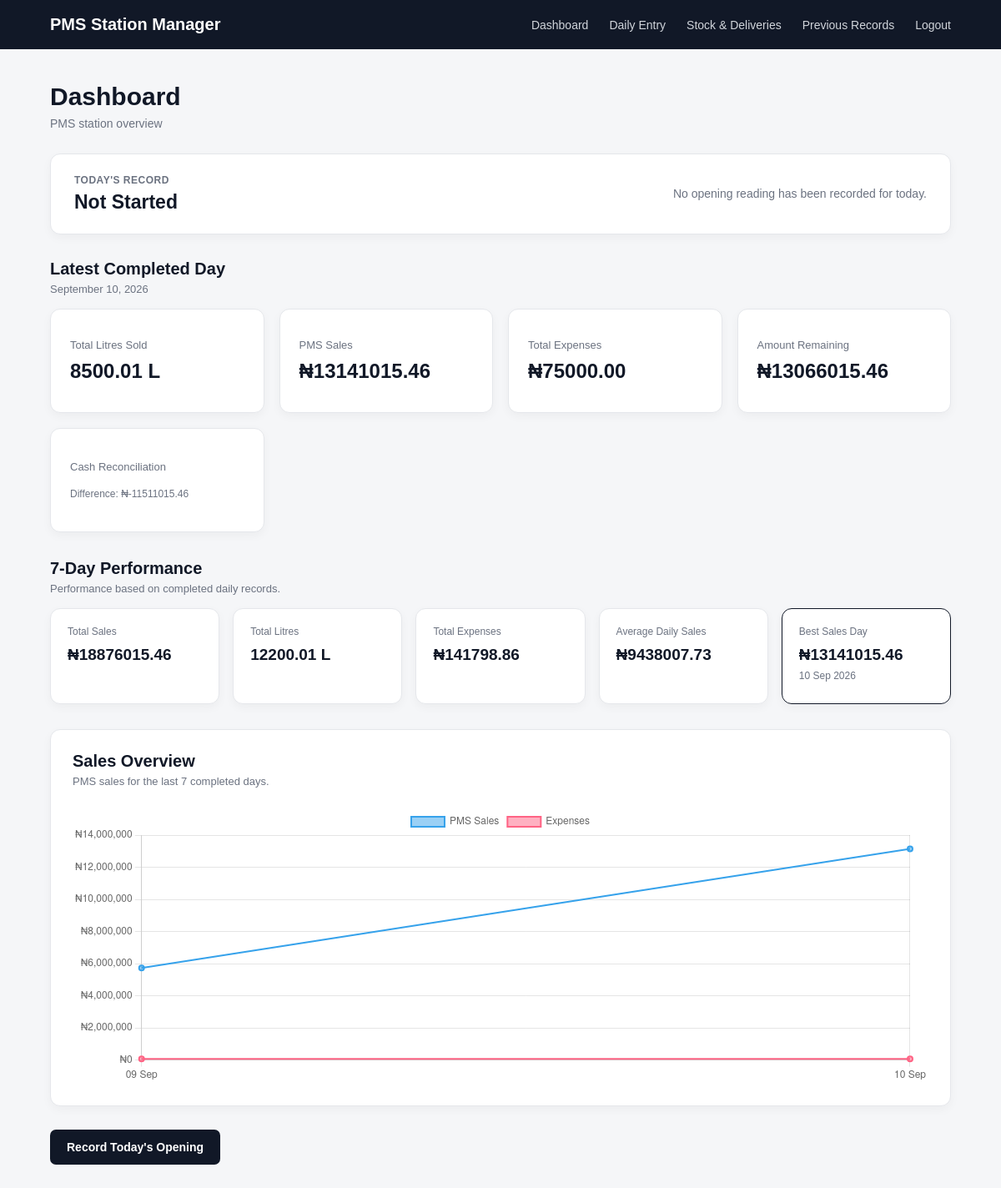
Page /dashboard/ (signed in) on the committed database.
### station/models.py (models this page shows, shortened)
class DailyRecord(models.Model):
    business = models.ForeignKey(
        Business,
        on_delete=models.CASCADE,
        related_name="daily_records"
    )
    date = models.DateField()
    nozzle_a_opening = models.DecimalField(max_digits=10, decimal_places=2)
    nozzle_a_closing = models.DecimalField(max_digits=10, decimal_places=2, null=True, blank=True)
    nozzle_b_opening = models.DecimalField(max_digits=10, decimal_places=2)
    nozzle_b_closing = models.DecimalField(max_digits=10, decimal_places=2, null=True, blank=True)
    price_per_litre = models.DecimalField(max_digits=10, decimal_places=2)
    cash_collected = models.DecimalField(max_digits=12, decimal_places=2, default=0)
    transfers_received = models.DecimalField(max_digits=12, decimal_places=2, default=0)
    created_at = models.DateTimeField(auto_now_add=True)
    class Meta:
        constraints = [
            UniqueConstraint(
                fields=["business", "date"],
                name="unique_business_daily_record"
            )
        ]
    def nozzle_a_litres(self):
        if self.nozzle_a_closing is None:
            return 0
        return self.nozzle_a_closing - self.nozzle_a_opening
    def nozzle_b_litres(self):
        if self.nozzle_b_closing is None:
            return 0
        return self.nozzle_b_closing - self.nozzle_b_opening
    def total_litres(self):
        return self.nozzle_a_litres() + self.nozzle_b_litres()
    def total_sales(self):
        return self.total_litres() * self.price_per_litre
    def total_expenses(self):
        return sum(expense.amount for expense in self.expenses.all())
    def amount_remaining(self):
        return self.total_sales() - self.total_expenses()
    def actual_received(self):
        return self.cash_collected + self.transfers_received
    def reconciliation_difference(self):
        return self.actual_received() - self.amount_remaining()

class Expense(models.Model):
    daily_record = models.ForeignKey(
        DailyRecord,
        on_delete=models.CASCADE,
        related_name="expenses"
    )
    category = models.CharField(max_length=100)
    description = models.CharField(max_length=255, blank=True)
    amount = models.DecimalField(max_digits=12, decimal_places=2)
    created_at = models.DateTimeField(auto_now_add=True)

### station/views.py (the view)
# urls.py: path("dashboard/", views.dashboard, name="dashboard"),
@login_required
def dashboard(request):
    today = timezone.localdate()
    today_record = DailyRecord.objects.filter(
        business=request.user.business,
        date=today
    ).first()
    if not today_record:
        today_status = "Not Started"
    elif (
        today_record.nozzle_a_closing is None
        or today_record.nozzle_b_closing is None
    ):
        today_status = "In Progress"
    else:
        today_status = "Completed"
    latest_record = DailyRecord.objects.filter(
        business=request.user.business,
        nozzle_a_closing__isnull=False,
        nozzle_b_closing__isnull=False
    ).order_by("-date").first()
    total_litres = Decimal("0.00")
    total_sales = Decimal("0.00")
    total_expenses = Decimal("0.00")
    amount_remaining = Decimal("0.00")
    if latest_record:
        total_litres = latest_record.total_litres()
        total_sales = latest_record.total_sales()
        total_expenses = latest_record.total_expenses()
        amount_remaining = latest_record.amount_remaining()
    completed_records = DailyRecord.objects.filter(
        business=request.user.business,
        nozzle_a_closing__isnull=False,
        nozzle_b_closing__isnull=False
    ).order_by("-date")[:7]
    completed_records = list(
        reversed(completed_records)
    )
    chart_dates = [
        record.date.strftime("%d %b")
        for record in completed_records
    ]
    chart_sales = [
        float(record.total_sales())
        for record in completed_records
    ]
    chart_expenses = [
        float(record.total_expenses())
        for record in completed_records
    ]
    period_sales = sum(
        record.total_sales()
        for record in completed_records
    )
    period_expenses = sum(
        record.total_expenses()
        for record in completed_records
    )
    period_litres = sum(
        record.total_litres()
        for record in completed_records
    )
    if completed_records:
        average_daily_sales = (
            period_sales / len(completed_records)
        )
        best_sales_record = max(
            completed_records,
            key=lambda record: record.total_sales()
        )
    else:
        average_daily_sales = Decimal("0.00")
        best_sales_record = None
    context = {
        "today_record": today_record,
        "today_status": today_status,
        "latest_record": latest_record,
        "total_litres": total_litres,
        "total_sales": total_sales,
        "total_expenses": total_expenses,
        "amount_remaining": amount_remaining,
        "chart_dates": chart_dates,
        "chart_sales": chart_sales,
        "chart_expenses": chart_expenses,
        "period_sales": period_sales,
        "period_expenses": period_expenses,
        "period_litres": period_litres,
        "average_daily_sales": average_daily_sales,
        "best_sales_record": best_sales_record,
    }
    return render(
        request,
        "station/dashboard.html",
        context
    )

### station/templates/station/dashboard.html (shortened to what this page needs)
{% extends "station/base.html" %}
{% load static %}
{% block content %}
<link rel="stylesheet" href="{% static 'station/css/dashboard.css' %}">
<div class="page-header">
    <h1>
        Dashboard
    </h1>
    <p>
        PMS station overview
    </p>
</div>
<div class="status-card">
    <div>
        <span class="status-label">
            Today's Record
        </span>
        <h2>
            {{ today_status }}
        </h2>
    </div>
    {% if today_status == "Not Started" %}
        <p>
            No opening reading has been recorded for today.
        </p>
    {% elif today_status == "In Progress" %}
        <p>
            Opening readings have been saved. Closing readings are still pending.
        </p>
    {% else %}
        <p>
            Today's PMS record has been completed.
        </p>
    {% endif %}
</div>
<div class="section-heading">
    <h2>
        Latest Completed Day
    </h2>
    {% if latest_record %}
        <p>
            {{ latest_record.date|date:"F d, Y" }}
        </p>
    {% else %}
        <p>
            No completed daily record yet.
        </p>
    {% endif %}
</div>
<div class="cards">
    <div class="card">
        <div class="card-label">
            Total Litres Sold
        </div>
        <div class="card-value">
            {% if latest_record %}
                {{ total_litres|floatformat:2 }} L
            {% else %}
                —
            {% endif %}
        </div>
    </div>
    <div class="card">
        <div class="card-label">
            PMS Sales
        </div>
        <div class="card-value">
            {% if latest_record %}
                ₦{{ total_sales|floatformat:2 }}
            {% else %}
                —
            {% endif %}
        </div>
    </div>
    <div class="card">
        <div class="card-label">
            Total Expenses
        </div>
        <div class="card-value">
            {% if latest_record %}
                ₦{{ total_expenses|floatformat:2 }}
            {% else %}
                —
            {% endif %}
        </div>
    </div>
    <div class="card">
        <div class="card-label">
            Amount Remaining
        </div>
        <div class="card-value">
            {% if latest_record %}
                ₦{{ amount_remaining|floatformat:2 }}
            {% else %}
                —
            {% endif %}
        </div>
    </div>
    <div class="card">
        <div class="card-label">Cash Reconciliation</div>
        {% if latest_record %}
            <div class="card-subtext">
                Difference:
                ₦{{ latest_record.reconciliation_difference|floatformat:2 }}
            </div>
        {% else %}
            <div class="card-value">—</div>
        {% endif %}
    </div>
</div>
<div class="performance-section">
    <div class="section-heading">
        <h2>
            7-Day Performance
        </h2>
        <p>
            Performance based on completed daily records.
        </p>
    </div>
    <div class="performance-grid">
        <div class="performance-card">
            <span>
                Total Sales
            </span>
            <strong>
                ₦{{ period_sales|floatformat:2 }}
            </strong>
        </div>
        <div class="performance-card">
            <span>
                Total Litres
            </span>
            <strong>
                {{ period_litres|floatformat:2 }} L
            </strong>
        </div>
        <div class="performance-card">
            <span>
                Total Expenses
            </span>
            <strong>
                ₦{{ period_expenses|floatformat:2 }}
            </strong>
        </div>
        <div class="performance-card">
            <span>
                Average Daily Sales
            </span>
            <strong>
                ₦{{ average_daily_sales|floatformat:2 }}
            </strong>
        </div>
        <div class="performance-card best-day">
            <span>
                Best Sales Day
            </span>
            {% if best_sales_record %}
                <strong>
                    ₦{{ best_sales_record.total_sales|floatformat:2 }}
                </strong>
                <small>
                    {{ best_sales_record.date|date:"d M Y" }}
                </small>
            {% else %}
                <strong>—</strong>
            {% endif %}
        </div>
    </div>
</div>
<div class="chart-card">
    <div class="section-heading">
        <h2>
            Sales Overview
        </h2>
        <p>
            PMS sales for the last 7 completed days.
        </p>
    </div>
    {% if chart_dates %}
        <div class="chart-container">
            <canvas id="salesChart"></canvas>
        </div>
    {% else %}
        <div class="empty-chart">
            <p>
                Complete some daily records to see your sales trend.
            </p>
        </div>
    {% endif %}
</div>
<div class="dashboard-action">
    <a href="{% url 'daily' %}" class="btn">
        {% if today_status == "Not Started" %}
            Record Today's Opening
        {% elif today_status == "In Progress" %}
            Complete Today's Record
        {% else %}
            View Today's Record
        {% endif %}
    </a>
</div>
<script>
    const chartDates = {{ chart_dates|safe }};
    const chartSales = {{ chart_sales|safe }};
    const chartExpenses = {{ chart_expenses|safe }};
    const salesChart = document.getElementById("salesChart");
    if (salesChart) {
        new Chart(salesChart, {
            type: "line",
            data: {
                labels: chartDates,
                datasets: [
                    {
                        label: "PMS Sales",
                        data: chartSales,
                        borderWidth: 2,
                        tension: 0.3,
                        fill: false
                    },
                    {
                        label: "Expenses",
                        data: chartExpenses,
                        borderWidth: 2,
                        tension: 0.3,
                        fill: false
                    }
                ]
            },
            options: {
                responsive: true,
                maintainAspectRatio: false,
                plugins: {
                    legend: {
                        display: true
                    }
                },
                scales: {
                    y: {
                        beginAtZero: true,
                        ticks: {
                            callback: function(value) {
                                return "₦" + value.toLocaleString();
                            }
                        }
                    }
                }
            }
        });
    }
</script>
{% endblock %}

### station/static/station/css/base.css (style rules this page uses)
* { margin: 0; padding: 0; box-sizing: border-box; }
body { min-height: 100vh; background: #f5f6f8; font-family: Arial, sans-serif; color: #222; }
.btn { display: inline-block; background: #111827; color: white; padding: 12px 18px; border: none; border-radius: 6px; text-decoration: none; font-size: 14px; cursor: pointer; }

### station/static/station/css/dashboard.css (style rules this page uses)
.page-header { margin-bottom: 28px; }
.page-header h1 { font-size: 30px; font-weight: 700; color: #111827; margin-bottom: 7px; }
.page-header p { color: #6b7280; font-size: 14px; }
.status-card { background: white; padding: 24px 28px; margin-bottom: 30px; border-radius: 12px; border: 1px solid #e5e7eb; box-shadow: 0 4px 12px rgba(0, 0, 0, 0.04); display: flex; justify-content: space-between; align-items: center; gap: 25px; }
.status-label { display: block; color: #6b7280; font-size: 12px; font-weight: 600; text-transform: uppercase; letter-spacing: 0.5px; margin-bottom: 6px; }
.status-card h2 { font-size: 23px; color: #111827; }
.status-card p { color: #6b7280; font-size: 14px; max-width: 420px; line-height: 1.5; }
.section-heading { margin-bottom: 16px; }
.section-heading h2 { color: #111827; font-size: 20px; margin-bottom: 5px; }
.section-heading p { color: #6b7280; font-size: 13px; }
.cards { display: grid; grid-template-columns: repeat(4, 1fr); gap: 18px; }
.card { background: white; padding: 23px; min-height: 125px; border-radius: 12px; border: 1px solid #e5e7eb; box-shadow: 0 4px 12px rgba(0, 0, 0, 0.04); display: flex; flex-direction: column; justify-content: center; }
.card-label { color: #6b7280; font-size: 13px; font-weight: 500; margin-bottom: 10px; }
.card-value { color: #111827; font-size: 24px; font-weight: 700; line-height: 1.2; }
.card-subtext { margin-top: 8px; color: #6b7280; font-size: 12px; }
.performance-section { margin-top: 32px; }
.performance-grid { display: grid; grid-template-columns: repeat(5, 1fr); gap: 16px; }
.performance-card { background: white; padding: 20px; min-height: 115px; border-radius: 12px; border: 1px solid #e5e7eb; box-shadow: 0 4px 12px rgba(0, 0, 0, 0.04); }
.performance-card span { display: block; color: #6b7280; font-size: 12px; margin-bottom: 10px; }
.performance-card strong { display: block; color: #111827; font-size: 19px; }
.performance-card small { display: block; color: #6b7280; font-size: 12px; margin-top: 7px; }
.best-day { border-color: #111827; }
.chart-card { background: white; padding: 26px; margin-top: 30px; border-radius: 12px; border: 1px solid #e5e7eb; box-shadow: 0 4px 12px rgba(0, 0, 0, 0.04); }
.chart-card .section-heading { margin-bottom: 25px; }
.chart-container { position: relative; width: 100%; height: 330px; }
.dashboard-action { margin-top: 28px; margin-bottom: 20px; }
.dashboard-action .btn { display: inline-block; background: #111827; color: white; padding: 13px 20px; border-radius: 7px; text-decoration: none; font-size: 14px; font-weight: 600; transition: opacity 0.2s ease; }

### rows in the picture
DailyRecord: date "September 10, 2026", reconciliation_difference "-11511015.46", total_sales "13141015.46", date "10 Sep 2026"

### other values in the picture
{{ today_status }} "Not Started"
{{ total_litres|floatformat:2 }} "8500.01"
{{ total_sales|floatformat:2 }} "13141015.46"
{{ total_expenses|floatformat:2 }} "75000.00"
{{ amount_remaining|floatformat:2 }} "13066015.46"
{{ period_sales|floatformat:2 }} "18876015.46"
{{ period_litres|floatformat:2 }} "12200.01"
{{ period_expenses|floatformat:2 }} "141798.86"
{{ average_daily_sales|floatformat:2 }} "9438007.73"
chart data {{ chart_sales|safe }} [5735000.0, 13141015.46]
chart data {{ chart_expenses|safe }} [66798.86, 75000.0]
